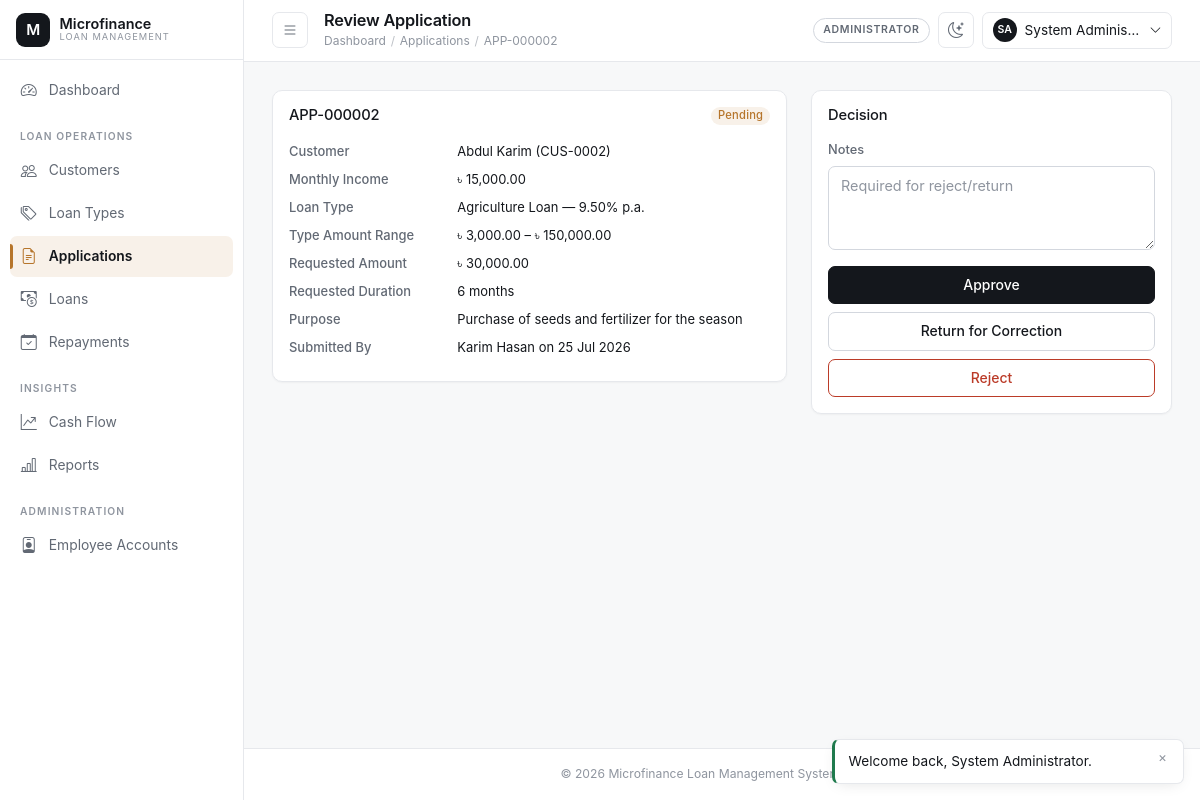
Screenshot of /admin/applications/review.php?id=2 (signed in) with the database file from the repository.
### tables this page shows
CREATE TABLE loan_applications (
    application_id    INT UNSIGNED AUTO_INCREMENT PRIMARY KEY,
    application_code  VARCHAR(20) NOT NULL UNIQUE,
    customer_id        INT UNSIGNED NOT NULL,
    loan_type_id        INT UNSIGNED NOT NULL,
    requested_amount   DECIMAL(14,2) NOT NULL,
    requested_duration_months INT UNSIGNED NOT NULL,
    purpose             VARCHAR(255) DEFAULT NULL,
    status               ENUM('pending','approved','rejected','returned') NOT NULL DEFAULT 'pending',
    review_notes         VARCHAR(500) DEFAULT NULL,
    submitted_by         INT UNSIGNED NOT NULL COMMENT 'user_id of officer who filed it',
    reviewed_by           INT UNSIGNED DEFAULT NULL,
    reviewed_at            DATETIME DEFAULT NULL,
    created_at              TIMESTAMP NOT NULL DEFAULT CURRENT_TIMESTAMP,
    updated_at              TIMESTAMP NOT NULL DEFAULT CURRENT_TIMESTAMP ON UPDATE CURRENT_TIMESTAMP,
    CONSTRAINT fk_apps_customer FOREIGN KEY (customer_id) REFERENCES customers(customer_id)
        ON UPDATE CASCADE ON DELETE RESTRICT,
    CONSTRAINT fk_apps_loan_type FOREIGN KEY (loan_type_id) REFERENCES loan_types(loan_type_id)
        ON UPDATE CASCADE ON DELETE RESTRICT,
    CONSTRAINT fk_apps_submitted_by FOREIGN KEY (submitted_by) REFERENCES users(user_id)
        ON UPDATE CASCADE ON DELETE RESTRICT,
    CONSTRAINT fk_apps_reviewed_by FOREIGN KEY (reviewed_by) REFERENCES users(user_id)
        ON UPDATE CASCADE ON DELETE SET NULL,
    CONSTRAINT chk_apps_amount CHECK (requested_amount > 0),
    CONSTRAINT chk_apps_duration CHECK (requested_duration_months > 0),
    INDEX idx_apps_status (status),
    INDEX idx_apps_customer (customer_id)
);

CREATE TABLE users (
    user_id        INT UNSIGNED AUTO_INCREMENT PRIMARY KEY,
    role_id        INT UNSIGNED NOT NULL,
    full_name      VARCHAR(120) NOT NULL,
    username       VARCHAR(60) NOT NULL UNIQUE,
    email          VARCHAR(120) NOT NULL UNIQUE,
    phone          VARCHAR(20) DEFAULT NULL,
    password_hash  VARCHAR(255) NOT NULL,
    status         ENUM('active','inactive','suspended') NOT NULL DEFAULT 'active',
    remember_token VARCHAR(255) DEFAULT NULL,
    last_login_at  DATETIME DEFAULT NULL,
    created_by     INT UNSIGNED DEFAULT NULL,
    created_at     TIMESTAMP NOT NULL DEFAULT CURRENT_TIMESTAMP,
    updated_at     TIMESTAMP NOT NULL DEFAULT CURRENT_TIMESTAMP ON UPDATE CURRENT_TIMESTAMP,
    CONSTRAINT fk_users_role FOREIGN KEY (role_id) REFERENCES roles(role_id)
        ON UPDATE CASCADE ON DELETE RESTRICT,
    CONSTRAINT fk_users_created_by FOREIGN KEY (created_by) REFERENCES users(user_id)
        ON UPDATE CASCADE ON DELETE SET NULL,
    INDEX idx_users_role (role_id),
    INDEX idx_users_status (status)
);

CREATE TABLE customers (
    customer_id      INT UNSIGNED AUTO_INCREMENT PRIMARY KEY,
    user_id          INT UNSIGNED NOT NULL UNIQUE,
    customer_code    VARCHAR(20) NOT NULL UNIQUE,
    national_id      VARCHAR(40) NOT NULL UNIQUE,
    date_of_birth    DATE NOT NULL,
    gender           ENUM('male','female','other') NOT NULL,
    address_line     VARCHAR(255) NOT NULL,
    city             VARCHAR(100) NOT NULL,
    occupation       VARCHAR(100) DEFAULT NULL,
    monthly_income   DECIMAL(14,2) DEFAULT NULL,
    status           ENUM('active','inactive','blacklisted') NOT NULL DEFAULT 'active',
    registered_by    INT UNSIGNED NOT NULL,
    created_at       TIMESTAMP NOT NULL DEFAULT CURRENT_TIMESTAMP,
    updated_at       TIMESTAMP NOT NULL DEFAULT CURRENT_TIMESTAMP ON UPDATE CURRENT_TIMESTAMP,
    CONSTRAINT fk_customers_user FOREIGN KEY (user_id) REFERENCES users(user_id)
        ON UPDATE CASCADE ON DELETE CASCADE,
    CONSTRAINT fk_customers_registered_by FOREIGN KEY (registered_by) REFERENCES users(user_id)
        ON UPDATE CASCADE ON DELETE RESTRICT,
    CONSTRAINT chk_customers_income CHECK (monthly_income IS NULL OR monthly_income >= 0),
    INDEX idx_customers_status (status),
    INDEX idx_customers_city (city)
);

CREATE TABLE loan_types (
    loan_type_id     INT UNSIGNED AUTO_INCREMENT PRIMARY KEY,
    type_name        VARCHAR(100) NOT NULL UNIQUE,
    description      VARCHAR(255) DEFAULT NULL,
    interest_rate    DECIMAL(5,2) NOT NULL COMMENT 'Annual % rate',
    min_amount       DECIMAL(14,2) NOT NULL,
    max_amount       DECIMAL(14,2) NOT NULL,
    min_duration_months INT UNSIGNED NOT NULL,
    max_duration_months INT UNSIGNED NOT NULL,
    processing_fee_pct DECIMAL(5,2) NOT NULL DEFAULT 0.00,
    status           ENUM('active','inactive') NOT NULL DEFAULT 'active',
    created_at       TIMESTAMP NOT NULL DEFAULT CURRENT_TIMESTAMP,
    updated_at       TIMESTAMP NOT NULL DEFAULT CURRENT_TIMESTAMP ON UPDATE CURRENT_TIMESTAMP,
    CONSTRAINT chk_loan_types_amounts CHECK (max_amount >= min_amount),
    CONSTRAINT chk_loan_types_duration CHECK (max_duration_months >= min_duration_months),
    CONSTRAINT chk_loan_types_rate CHECK (interest_rate >= 0)
);

### admin/applications/review.php (the view, shortened to what this page needs)
<?php
$id = (int) ($_GET['id'] ?? $_POST['application_id'] ?? 0);
$pdo = Database::getConnection();
$stmt = $pdo->prepare(
    "SELECT a.*, uc.full_name AS customer_name, c.customer_code, c.monthly_income, lt.type_name, lt.interest_rate,
            lt.min_amount, lt.max_amount, uo.full_name AS officer_name
     FROM loan_applications a
     INNER JOIN customers c ON c.customer_id = a.customer_id
     INNER JOIN users uc ON uc.user_id = c.user_id
     INNER JOIN loan_types lt ON lt.loan_type_id = a.loan_type_id
     INNER JOIN users uo ON uo.user_id = a.submitted_by
     WHERE a.application_id = :id"
);
$stmt->execute(['id' => $id]);
$app = $stmt->fetch();
require_once __DIR__ . '/../../includes/header.php';
?>
<div class="row g-4">
    <div class="col-lg-7">
        <div class="mfs-card p-3">
            <div class="d-flex justify-content-between align-items-start mb-3">
                <h2 class="h5 mb-0"><?= e($app['application_code']) ?></h2>
                <?= status_badge($app['status']) ?>
            </div>
            <dl class="row small mb-0">
                <dt class="col-4">Customer</dt><dd class="col-8"><?= e($app['customer_name']) ?> (<?= e($app['customer_code']) ?>)</dd>
                <dt class="col-4">Monthly Income</dt><dd class="col-8"><?= $app['monthly_income'] !== null ? money($app['monthly_income']) : '—' ?></dd>
                <dt class="col-4">Loan Type</dt><dd class="col-8"><?= e($app['type_name']) ?> — <?= number_format((float) $app['interest_rate'], 2) ?>% p.a.</dd>
                <dt class="col-4">Type Amount Range</dt><dd class="col-8"><?= money($app['min_amount']) ?> – <?= money($app['max_amount']) ?></dd>
                <dt class="col-4">Requested Amount</dt><dd class="col-8"><?= money($app['requested_amount']) ?></dd>
                <dt class="col-4">Requested Duration</dt><dd class="col-8"><?= (int) $app['requested_duration_months'] ?> months</dd>
                <dt class="col-4">Purpose</dt><dd class="col-8"><?= e($app['purpose'] ?? '—') ?></dd>
                <dt class="col-4">Submitted By</dt><dd class="col-8"><?= e($app['officer_name']) ?> on <?= display_date($app['created_at']) ?></dd>
            </dl>
        </div>
    </div>
    <div class="col-lg-5">
        <div class="mfs-card p-3">
            <h2 class="h6 mb-3">Decision</h2>
            <?php if ($app['status'] !== 'pending'): ?>
                <p class="text-muted small">This application was already reviewed
                    (<?= status_badge($app['status']) ?>)<?php if ($app['review_notes']): ?> — "<?= e($app['review_notes']) ?>"<?php endif; ?>.</p>
            <?php else: ?>
                <form method="post" class="needs-validation" novalidate>
                    <div class="mb-3">
                        <label class="form-label">Notes</label>
                        <textarea name="review_notes" class="form-control" rows="3" placeholder="Required for reject/return"></textarea>
                    </div>
                    <div class="d-grid gap-2">
                        <button type="submit" name="decision" value="approved" class="btn btn-navy">Approve</button>
                        <button type="submit" name="decision" value="returned" class="btn btn-outline-secondary">Return for Correction</button>
                        <button type="submit" name="decision" value="rejected" class="btn btn-outline-danger">Reject</button>
                    </div>
                </form>
            <?php endif; ?>
        </div>
    </div>
</div>
<?php require_once __DIR__ . '/../../includes/footer.php'; ?>

### includes/functions.php (shortened to what this page needs)
<?php
function e(mixed $value = null): string
{
    return htmlspecialchars((string) ($value ?? ''), ENT_QUOTES, 'UTF-8');
}
function money(mixed $amount, string $symbol = '৳'): string
{
    return $symbol . ' ' . number_format(is_numeric($amount) ? (float) $amount : 0.0, 2);
}
function display_date(?string $date, string $format = 'd M Y'): string
{
    $ts = strtotime($date);
    return $ts === false ? '—' : date($format, $ts);
}
function status_badge(string $status): string
{
    $slug = strtolower(str_replace(' ', '-', $status));
    return '<span class="badge badge-status-' . e($slug) . '">' . e(ucwords(str_replace('_', ' ', $status))) . '</span>';
}

### assets/css/style.css (style rules this page uses)
:root { color-scheme: light; --mfs-bg: #f7f8f9; --mfs-surface: #ffffff; --mfs-surface-2: #fbfbfc; --mfs-surface-3: #f1f2f4; --mfs-border: #e6e8ec; --mfs-border-strong: #d3d7de; --mfs-ink: #14171c; --mfs-ink-soft: #626974; --mfs-ink-faint: #8f959f; --mfs-accent: #b6752b; --mfs-accent-hover: #a1651f; --mfs-accent-soft: rgba(182, 117, 43, 0.10); --mfs-accent-ring: rgba(182, 117, 43, 0.26); --mfs-success: #1f7a4d; --mfs-success-soft: rgba(31, 122, 77, 0.12); --mfs-danger: #bb3b28; --mfs-danger-soft: rgba(187, 59, 40, 0.12); --mfs-warning: #b6752b; --mfs-info: #2b6d8c; --mfs-info-soft: rgba(43, 109, 140, 0.12); --mfs-radius: 10px; --mfs-radius-sm: 7px; --mfs-radius-lg: 16px; --mfs-shadow-sm: 0 1px 2px rgba(16, 18, 21, 0.04); --mfs-shadow: 0 4px 16px -6px rgba(16, 18, 21, 0.14); --mfs-shadow-lg: 0 24px 60px -28px rgba(16, 18, 21, 0.34); --mfs-sidebar-width: 244px; --mfs-sidebar-collapsed: 68px; --mfs-topbar-height: 60px; --mfs-speed: 160ms; --mfs-speed-slow: 280ms; --mfs-ease: cubic-bezier(0.4, 0, 0.2, 1); --mfs-ease-out: cubic-bezier(0.16, 1, 0.3, 1); --mfs-font: -apple-system, BlinkMacSystemFont, 'Segoe UI', Inter, Roboto, 'Helvetica Neue', Arial, 'Noto Sans', sans-serif; --mfs-font-mono: ui-monospace, SFMono-Regular, 'SF Mono', Menlo, Consolas, monospace; }
*, *::before, *::after { box-sizing: border-box; }
html { -webkit-text-size-adjust: 100%; text-size-adjust: 100%; }
body { margin: 0; background-color: var(--mfs-bg); color: var(--mfs-ink); font-family: var(--mfs-font); font-size: 0.925rem; line-height: 1.55; -webkit-font-smoothing: antialiased; -moz-osx-font-smoothing: grayscale; }
h1, h2, h3, h4, h5, h6 { color: var(--mfs-ink); font-weight: 600; letter-spacing: -0.012em; }
* { scrollbar-width: thin; scrollbar-color: var(--mfs-border-strong) transparent; }
.form-label { display: block; font-size: 0.8rem; font-weight: 500; color: var(--mfs-ink-soft); margin-bottom: 0.35rem; }
.form-control, .form-select { background-color: var(--mfs-surface); border: 1px solid var(--mfs-border-strong); border-radius: var(--mfs-radius-sm); color: var(--mfs-ink); padding: 0.55rem 0.75rem; font-size: 0.9rem; transition: border-color var(--mfs-speed) var(--mfs-ease), box-shadow var(--mfs-speed) var(--mfs-ease), background-color var(--mfs-speed) var(--mfs-ease); }
.form-control::placeholder { color: var(--mfs-ink-faint); opacity: 1; }
textarea.form-control { min-height: 5rem; resize: vertical; }
dl.row dt { color: var(--mfs-ink-soft); font-weight: 500; }
dl.row dd { color: var(--mfs-ink); }
.btn { --mfs-btn-bg: transparent; border-radius: var(--mfs-radius-sm); font-size: 0.875rem; font-weight: 500; line-height: 1.45; padding: 0.5rem 0.95rem; cursor: pointer; transition: background-color var(--mfs-speed) var(--mfs-ease), border-color var(--mfs-speed) var(--mfs-ease), color var(--mfs-speed) var(--mfs-ease), transform var(--mfs-speed) var(--mfs-ease), box-shadow var(--mfs-speed) var(--mfs-ease); }
.btn-navy, .btn-primary { background-color: var(--mfs-ink); border-color: var(--mfs-ink); color: var(--mfs-surface); }
.btn-outline-secondary { border-color: var(--mfs-border-strong); color: var(--mfs-ink); background: var(--mfs-surface); }
.btn-outline-danger { border-color: var(--mfs-danger); color: var(--mfs-danger); background: transparent; }
.mfs-card { background: var(--mfs-surface); border: 1px solid var(--mfs-border); border-radius: var(--mfs-radius); box-shadow: var(--mfs-shadow-sm); }
.mfs-card h2, .mfs-card h3 { font-size: 0.92rem; }
.badge { font-weight: 500; font-size: 0.7rem; letter-spacing: 0.02em; padding: 0.3em 0.6em; border-radius: 999px; }
.badge-status-pending, .badge-status-partial { background: var(--mfs-accent-soft); color: var(--mfs-accent); }

### rows the page displays
loan_applications: application_code "APP-000002", status "Pending", users.full_name "Abdul Karim", customer.customer_code "CUS-0002", customer.monthly_income "৳ 15,000.00", loan_type.type_name "Agriculture Loan", loan_type.interest_rate "9.50", loan_type.min_amount "৳ 3,000.00", loan_type.max_amount "৳ 150,000.00", requested_amount "৳ 30,000.00", requested_duration_months "6", purpose "Purchase of seeds and fertilizer for the season", submitted_by.full_name "Karim Hasan", created_at "25 Jul 2026"

### other values shown
$label "Dashboard"
$item[3] "LOAN OPERATIONS"
$label "Customers"
$label "Loan Types"
$label "Applications"
$label "Loans"
$label "Repayments"
$item[3] "INSIGHTS"
$label "Cash Flow"
$label "Reports"
$item[3] "ADMINISTRATION"
$label "Employee Accounts"
$pageTitle "Review Application"
$label "APP-000002"
$user['role_name'] "ADMINISTRATOR"
